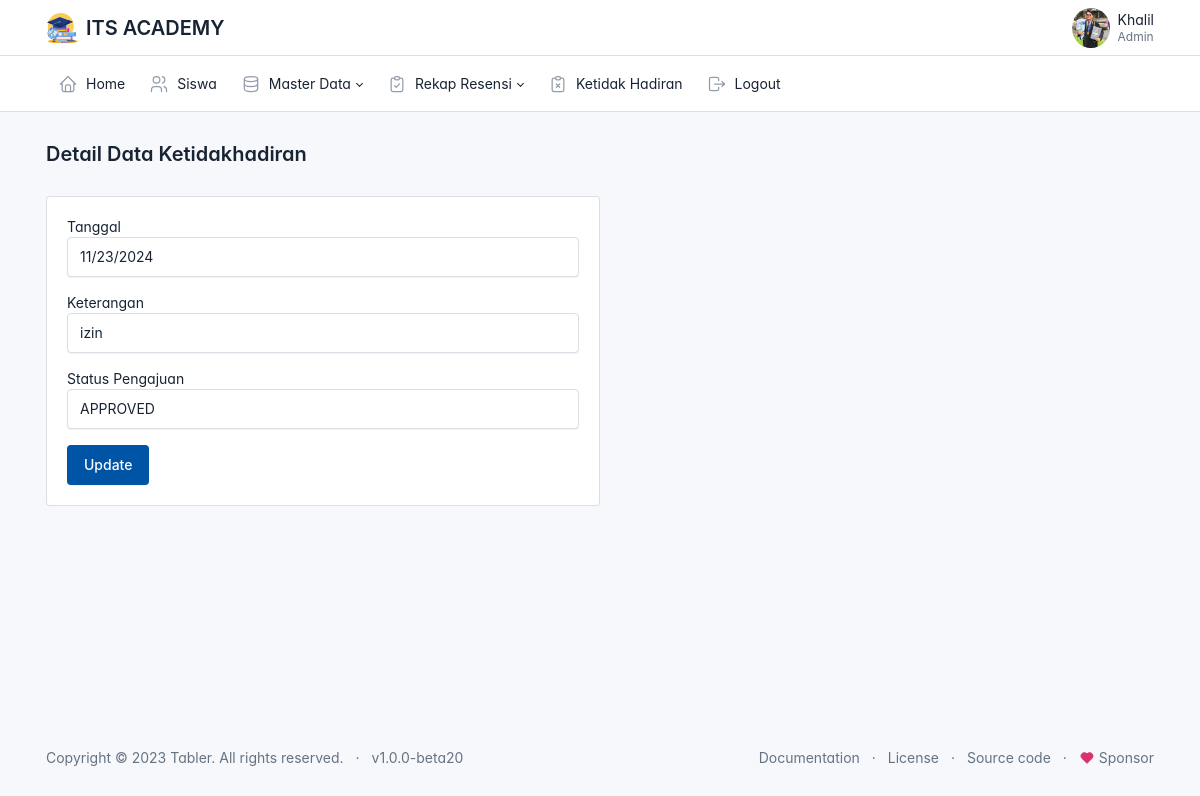
/admin/data_ketidakhadiran/detail.php?id=52 (signed in), run on the app's committed database.
### tables this page shows
CREATE TABLE `user` (
  `id` int(11) NOT NULL,
  `id_pegawai` int(11) NOT NULL,
  `username` varchar(225) NOT NULL,
  `password` varchar(225) NOT NULL,
  `status` varchar(20) NOT NULL,
  `role` varchar(20) NOT NULL
);

CREATE TABLE `siswa` (
  `id` int(11) NOT NULL,
  `nisn` varchar(50) NOT NULL,
  `nama` varchar(225) NOT NULL,
  `jenis_kelamin` varchar(10) NOT NULL,
  `alamat` varchar(225) NOT NULL,
  `no_handphone` varchar(20) NOT NULL,
  `kelas` varchar(50) NOT NULL,
  `lokasi_presensi` varchar(50) NOT NULL,
  `foto` varchar(225) NOT NULL
);

CREATE TABLE `ketidakhadiran` (
  `id` int(11) NOT NULL,
  `id_siswa` int(11) NOT NULL,
  `keterangan` varchar(225) NOT NULL,
  `tanggal_pengajuan` date NOT NULL,
  `deskripsi` varchar(225) NOT NULL,
  `file` varchar(225) NOT NULL,
  `status_pengajuan` varchar(20) NOT NULL
);

### siswa/config.php (called while the page is built, shortened)
<?php
function base_url($url = null)
{
    $base_url = 'http://localhost/presensi';
    if($url != null){
        return $base_url . '/'.$url;
    }else{
        return $base_url;
    }
}
?>

### admin/data_ketidakhadiran/detail.php (the view, shortened to what this page needs)
<?php
$judul = "Detail Data Ketidakhadiran";
include ('../layout/header.php');
require_once('../../siswa/config.php');
$id = $_GET['id'];
$result = mysqli_query($connection, "SELECT * FROM ketidakhadiran WHERE id=$id");
while($data = mysqli_fetch_array($result)){
    $keterangan = $data['keterangan'];
    $status_pengajuan = $data['status_pengajuan'];
    $tanggal = $data['tanggal_pengajuan'];
}
?>
<div class="page-body">
    <div class="container-xl">
        <div class="card col-md-6">
            <div class="card-body">
                <form action="" method="POST">
                    <div class="mb-3">
                        <label for="">Tanggal</label>
                        <input type="date" name="tanggal" class="form-control" value="<?= $tanggal; ?>" readonly>
                    </div>
                    <div class="mb-3">
                        <label for="">Keterangan</label>
                        <input type="text" name="tanggal" class="form-control" value="<?= $keterangan; ?>" readonly>
                    </div>
                    <div class="mb-3">
                        <label for="">Status Pengajuan</label>
                        <select name="status_pengajuan" class="form-control">
                            <option <?php if($status_pengajuan == 'APPROVED'){
                                echo 'selected';
                            }
                            ?> value="APPROVED">
                                APPROVED
                            </option>
                        </select>
                    </div>
                    <button type="submit" class="btn btn-primary" name="update">Update</button>
                </form>
            </div>
        </div>
    </div>
</div>
<?php include('../layout/footer.php') ?>

### admin/layout/header.php (shortened to what this page needs)
<?php
global $judul;
require_once('../../siswa/config.php')
?>
<!doctype html>
<html lang="en">
<head>
    <link href="<?php echo base_url('asset/css/tabler.min.css?1692870487') ?>" rel="stylesheet" />
    <link href="<?php echo base_url('asset/css/tabler-vendors.min.css?1692870487')?>" rel="stylesheet" />
    <link href="<?php echo base_url('asset/css/demo.min.css?1692870487') ?>" rel="stylesheet" />
</head>
<body>
    <div class="page">
        <header class="navbar navbar-expand-md d-print-none">
            <div class="container-xl">
                <h1 class="navbar-brand navbar-brand-autodark d-none-navbar-horizontal pe-0 pe-md-3">
                    <a href=".">
                        <img src="<?php echo base_url('asset/img/ITS.svg')?>" width="110" height="32" alt="Tabler"
                            class="navbar-brand-image">
                    </a>
                    <span class="w-110 h-32 ">ITS ACADEMY</span>
                </h1>
                <div class="navbar-nav flex-row order-md-last">
                    <?php
                    $id = $_SESSION['id'];
                    $result = mysqli_query($connection,"SELECT user.id_pegawai,user.username,user.status,user.role, siswa. * FROM user JOIN siswa ON user.id_pegawai = siswa.id where siswa.id=$id");
                     ?>
                    <?php while($siswa = mysqli_fetch_array($result)) : ?>
                    <div class="nav-item dropdown">
                        <a href="#" class="nav-link d-flex lh-1 text-reset p-0" data-bs-toggle="dropdown"
                            aria-label="Open user menu">
                            <img class="avatar-sm" style="border-radius: 100%; width: 38px; "
                                src="<?= base_url('asset/img/foto_siswa/' .$siswa['foto']) ?> ">
                            <div class="d-none d-xl-block ps-2">
                                <div><?= $_SESSION['nama'] ?></div>
                                <div class="mt-1 small text-secondary"><?= $_SESSION['kelas']; ?></div>
                            </div>
                        </a>
                    </div>
                    <?php endwhile; ?>
                </div>
            </div>
        </header>
        <header class="navbar-expand-md">
            <div class="collapse navbar-collapse" id="navbar-menu">
                <div class="navbar">
                    <div class="container-xl">
                        <ul class="navbar-nav">
                            <li class="nav-item ">
                                <a class="nav-link" href="<?=base_url('admin/home/home.php')?>">
                                    <span class="nav-link-icon d-md-none d-lg-inline-block">
                                    </span>
                                    <span class="nav-link-title">
                                        Home
                                    </span>
                                </a>
                            </li>
                            <li class="nav-item ">
                                <a class="nav-link" href="<?=base_url('admin/data_siswa/siswa.php')?>">
                                    <span class="nav-link-icon d-md-none d-lg-inline-block">
                                    </span>
                                    <span class="nav-link-title">
                                        Siswa
                                    </span>
                                </a>
                            </li>
                            <li class="nav-item dropdown">
                                <a class="nav-link dropdown-toggle" href="#navbar-base" data-bs-toggle="dropdown"
                                    data-bs-auto-close="outside" role="button" aria-expanded="false">
                                    <span class="nav-link-icon d-md-none d-lg-inline-block">
                                    </span>
                                    <span class="nav-link-title">
                                        Master Data
                                    </span>
                                </a>
                            </li>
                            <li class="nav-item dropdown">
                                <a class="nav-link dropdown-toggle" href="#navbar-base" data-bs-toggle="dropdown"
                                    data-bs-auto-close="outside" role="button" aria-expanded="false">
                                    <span class="nav-link-icon d-md-none d-lg-inline-block">
                                    </span>
                                    <span class="nav-link-title">
                                        Rekap Resensi
                                    </span>
                                </a>
                            </li>
                            <li class="nav-item">
                                <a class="nav-link"
                                    href="<?=base_url('admin/data_ketidakhadiran/ketidakhadiran.php')?>">
                                    <span class="nav-link-icon d-md-none d-lg-inline-block">
                                    </span>
                                    <span class="nav-link-title">
                                        Ketidak Hadiran
                                    </span>
                                </a>
                            </li>
                            <li class="nav-item">
                                <a class="nav-link" href="<?= base_url('auth/logout.php') ?>">
                                    <span class="nav-link-icon d-md-none d-lg-inline-block">
                                    </span>
                                    <span class="nav-link-title">
                                        Logout
                                    </span>
                                </a>
                            </li>
                        </ul>
                    </div>
                </div>
            </div>
        </header>
        <div class="page-wrapper">
            <div class="page-header d-print-none">
                <div class="container-xl">
                    <div class="row g-2 align-items-center">
                        <div class="col">
                            <h2 class="page-title">
                                <?=$judul?>
                            </h2>
                        </div>
                    </div>
                </div>
            </div>

### admin/layout/header.php (style rules this page uses)
:root { --tblr-font-sans-serif: 'Inter Var', -apple-system, BlinkMacSystemFont, San Francisco, Segoe UI, Roboto, Helvetica Neue, sans-serif; }
body { font-feature-settings: "cv03", "cv04", "cv11"; }

### data on the page
user: id_pegawai.foto (picture)
ketidakhadiran: tanggal "11/23/2024", tanggal "izin", status_pengajuan "APPROVED"

### other printed values
$judul "Detail Data Ketidakhadiran"
